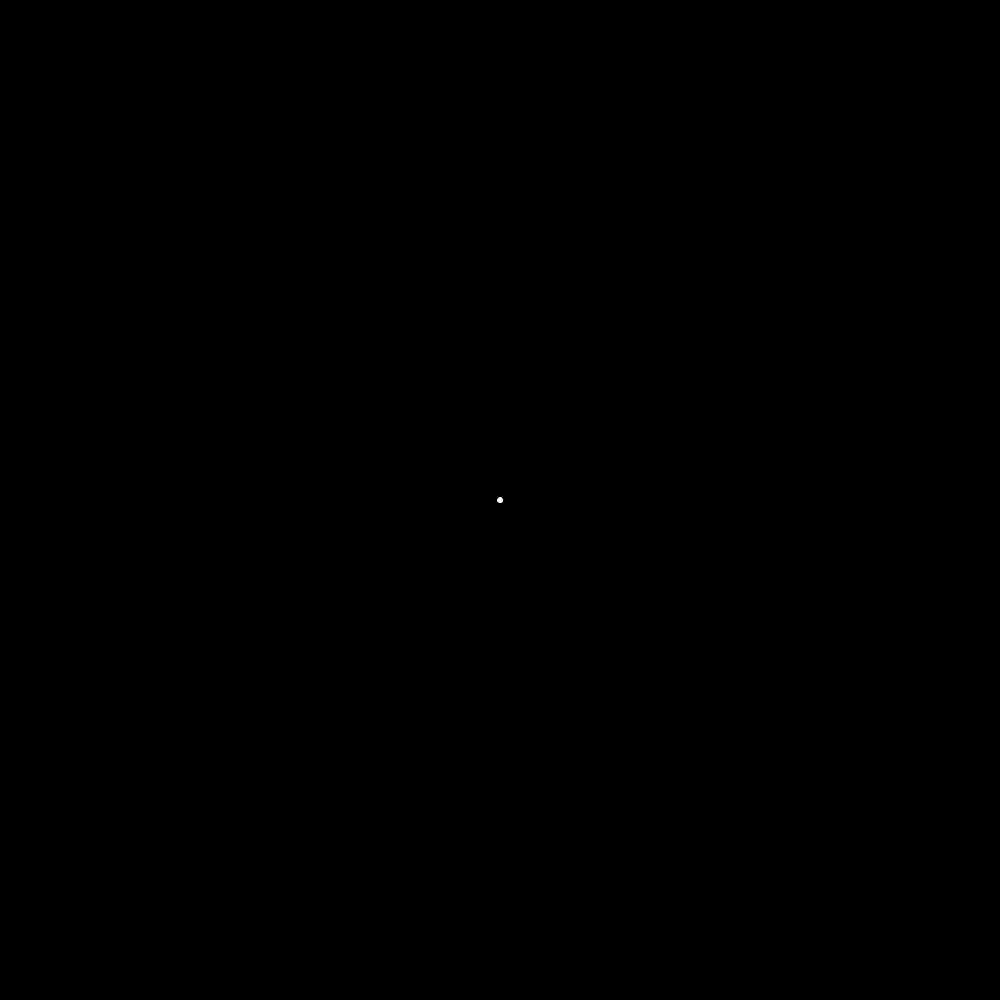
Frame 1 (no input)
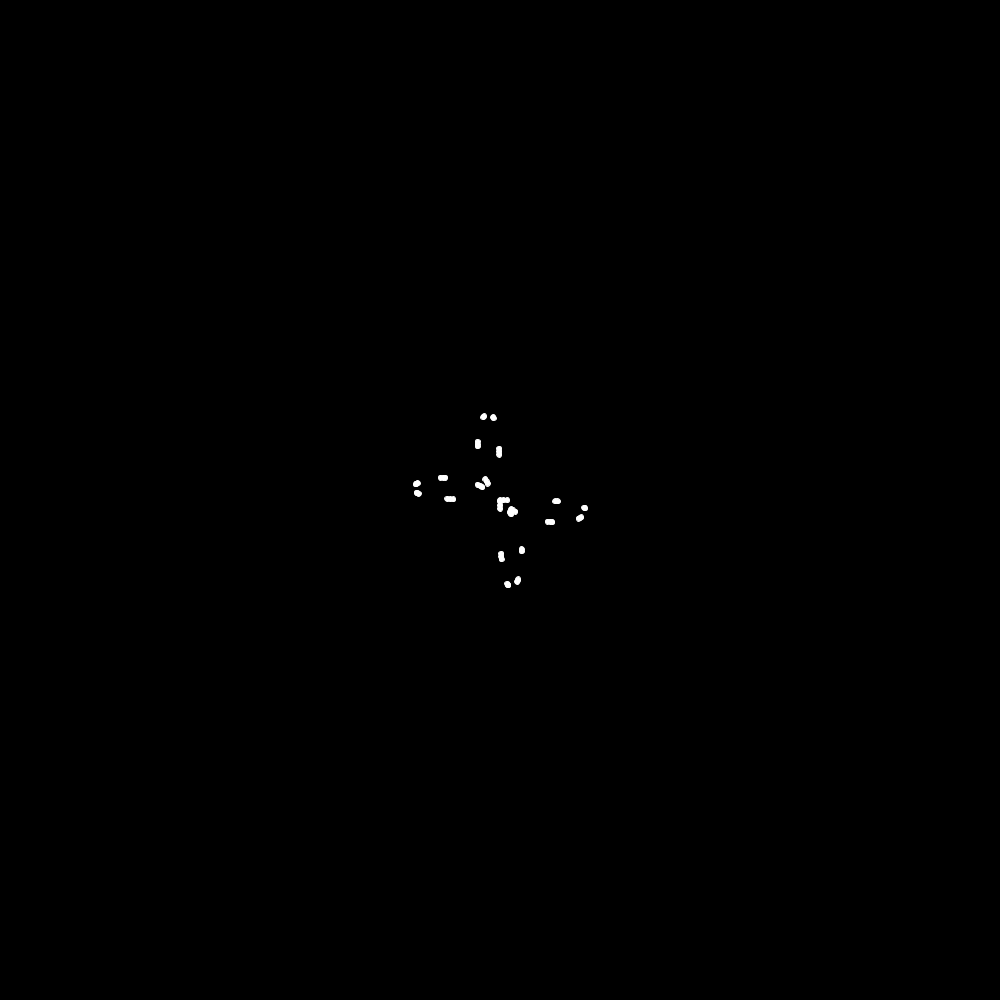
Frame 60 (the mouse pressed at the canvas centre just before this capture)
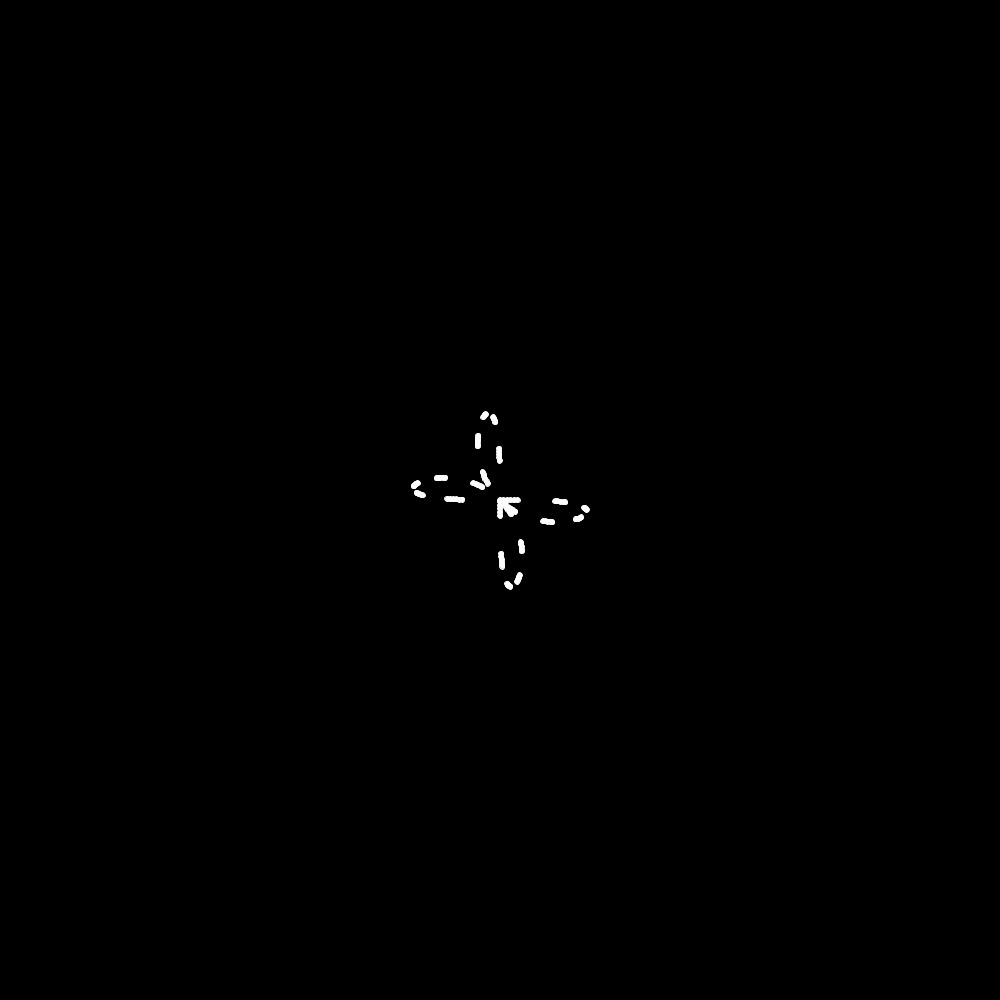
Frame 120 (the mouse held since frame 60 and released just before this capture)

The Processing sketch that drew these frames (run headless with seeded random() and noise(); from frame 60 on, the mouse is pressed at the canvas centre):

// Processing sketch: sketch_polarRoses
// ── sketch_polarRoses.pde
float x = 0;
float y = 0;
float z = 0;
void setup() {
  background(0);
  size(1000, 1000);
  //frameRate(15);
}
void draw() {
 //background(0);
  stroke(255);
  //r=sin3theta, sq(x)+sq(y)=sin(3*z)
  //y=tan(z)*x
  x = (sin(4*z))/(1+sq(tan(z)));
  y = (sin(4*z))/(1+sq(1/tan(z)));
  //x = sqrt((sq(2*sin(z/3)))-sq(y));
  //y = sqrt((sq(2*sin(z/3)))-sq(x));
  circle(((x*100)+(width/2)), ((y*100)+(height/2)), 5);
  z=z+1;
  //x = x +1;
  //y = y +1;
  //200*sin(z/3))
}
